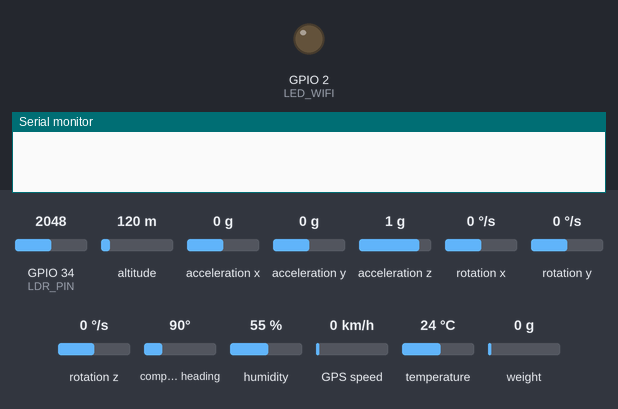
Recording of a sketch running on a simulated ESP32. On the bench: output pins drawn as LEDs (lit = HIGH), the last lines printed to the serial monitor. The test bench sets the inputs (shaded band); at power-on: GPIO 34 (LDR_PIN) = 2048, altitude 120 m, acceleration x 0 g, acceleration y 0 g, acceleration z 1 g, rotation x 0 °/s, rotation y 0 °/s, rotation z 0 °/s, compass heading 90°, humidity 55 %, GPS speed 0 km/h, temperature 24 °C, weight on the scale 0 g (analog values on the 0–4095 scale). WiFi joins after 1.5 s; servers stay silent unless stated; random numbers use the default seed unless the sketch sets one; the GPS gets a fix after 3 s at 37.7749, -122.4194 with 8 satellites; no MQTT or app messages arrive unless stated.

Above: at 0.0 s.
At 3.1 s:
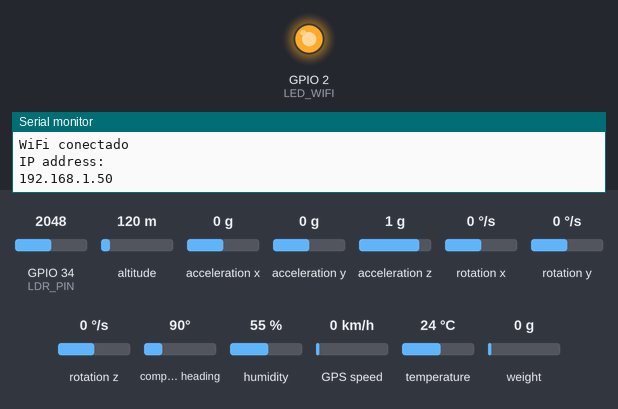
Timing chart, 0 to 4.6 s (numbered marks = the images above):
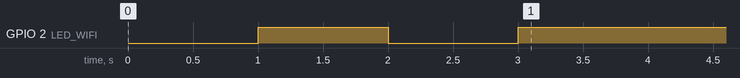

The sketch:

TodosSensores.ino
```cpp
#include <WiFi.h>
#include <PubSubClient.h>
#include <WiFiClientSecure.h>
#include <Wire.h>
#include <DHT.h>
#include <TinyGPSPlus.h>
#include <HardwareSerial.h>
#include <MPU6050.h>
#include <HX711.h>
#include <SPI.h>
#include <SD.h>
#include <math.h>
#include <ArduinoJson.h>
#include <time.h>

// ================== CONFIGURACIÓN WIFI Y MQTT ==================
const char* ssid = "Informatica2024";
const char* password = "iinf2024";
const char* mqtt_server = "b6d522ef66224d36a55e598722e7338d.s1.eu.hivemq.cloud";
const char* mqtt_username = "evaporador";
const char* mqtt_password = "Evaporador2025";
const int mqtt_port = 8883;
#define LED_WIFI 2

WiFiClientSecure espClient;
PubSubClient client(espClient);

static const char *root_ca PROGMEM = R"EOF(
-----BEGIN CERTIFICATE-----
MIIFazCCA1OgAwIBAgIRAIIQz7DSQONZRGPgu2OCiwAwDQYJKoZIhvcNAQELBQAw
TzELMAkGA1UEBhMCVVMxKTAnBgNVBAoTIEludGVybmV0IFNlY3VyaXR5IFJlc2Vh
cmNoIEdyb3VwMRUwEwYDVQQDEwxJU1JHIFJvb3QgWDEwHhcNMTUwNjA0MTEwNDM4
WhcNMzUwNjA0MTEwNDM4WjBPMQswCQYDVQQGEwJVUzEpMCcGA1UEChMgSW50ZXJu
ZXQgU2VjdXJpdHkgUmVzZWFyY2ggR3JvdXAxFTATBgNVBAMTDElTUkcgUm9vdCBY
MTCCAiIwDQYJKoZIhvcNAQEBBQADggIPADCCAgoCggIBAK3oJHP0FDfzm54rVygc
h77ct984kIxuPOZXoHj3dcKi/vVqbvYATyjb3miGbESTtrFj/RQSa78f0uoxmyF+
0TM8ukj13Xnfs7j/EvEhmkvBioZxaUpmZmyPfjxwv60pIgbz5MDmgK7iS4+3mX6U
A5/TR5d8mUgjU+g4rk8Kb4Mu0UlXjIB0ttov0DiNewNwIRt18jA8+o+u3dpjq+sW
T8KOEUt+zwvo/7V3LvSye0rgTBIlDHCNAymg4VMk7BPZ7hm/ELNKjD+Jo2FR3qyH
B5T0Y3HsLuJvW5iB4YlcNHlsdu87kGJ55tukmi8mxdAQ4Q7e2RCOFvu396j3x+UC
B5iPNgiV5+I3lg02dZ77DnKxHZu8A/lJBdiB3QW0KtZB6awBdpUKD9jf1b0SHzUv
KBds0pjBqAlkd25HN7rOrFleaJ1/ctaJxQZBKT5ZPt0m9STJEadao0xAH0ahmbWn
OlFuhjuefXKnEgV4We0+UXgVCwOPjdAvBbI+e0ocS3MFEvzG6uBQE3xDk3SzynTn
jh8BCNAw1FtxNrQHusEwMFxIt4I7mKZ9YIqioymCzLq9gwQbooMDQaHWBfEbwrbw
qHyGO0aoSCqI3Haadr8faqU9GY/rOPNk3sgrDQoo//fb4hVC1CLQJ13hef4Y53CI
rU7m2Ys6xt0nUW7/vGT1M0NPAgMBAAGjQjBAMA4GA1UdDwEB/wQEAwIBBjAPBgNV
HRMBAf8EBTADAQH/MB0GA1UdDgQWBBR5tFnme7bl5AFzgAiIyBpY9umbbjANBgkq
hkiG9w0BAQsFAAOCAgEAVR9YqbyyqFDQDLHYGmkgJykIrGF1XIpu+ILlaS/V9lZL
ubhzEFnTIZd+50xx+7LSYK05qAvqFyFWhfFQDlnrzuBZ6brJFe+GnY+EgPbk6ZGQ
3BebYhtF8GaV0nxvwuo77x/Py9auJ/GpsMiu/X1+mvoiBOv/2X/qkSsisRcOj/KK
NFtY2PwByVS5uCbMiogziUwthDyC3+6WVwW6LLv3xLfHTjuCvjHIInNzktHCgKQ5
ORAzI4JMPJ+GslWYHb4phowim57iaztXOoJwTdwJx4nLCgdNbOhdjsnvzqvHu7Ur
TkXWStAmzOVyyghqpZXjFaH3pO3JLF+l+/+sKAIuvtd7u+Nxe5AW0wdeRlN8NwdC
jNPElpzVmbUq4JUagEiuTDkHzsxHpFKVK7q4+63SM1N95R1NbdWhscdCb+ZAJzVc
oyi3B43njTOQ5yOf+1CceWxG1bQVs5ZufpsMljq4Ui0/1lvh+wjChP4kqKOJ2qxq
4RgqsahDYVvTH9w7jXbyLeiNdd8XM2w9U/t7y0Ff/9yi0GE44Za4rF2LN9d11TPA
mRGunUHBcnWEvgJBQl9nJEiU0Zsnvgc/ubhPgXRR4Xq37Z0j4r7g1SgEEzwxA57d
emyPxgcYxn/eR44/KJ4EBs+lVDR3veyJm+kXQ99b21/+jh5Xos1AnX5iItreGCc=
-----END CERTIFICATE-----
)EOF";

// ================== PINES Y OBJETOS DE SENSORES ==================
#define DHTPIN 4
#define DHTTYPE DHT11
#define LDR_PIN 34
#define HX711_DT 32
#define HX711_SCK 33

DHT dht(DHTPIN, DHTTYPE);
TinyGPSPlus gps;
HardwareSerial gpsSerial(2);  // RX=16, TX=17

MPU6050 mpu1(0x68);
MPU6050 mpu2(0x69);
HX711 scale;

unsigned long previousMillis = 0;
const unsigned long interval = 5000;  // 5 segundos

// ================== MQTT TOPICS ==================
const char* topic_temp = "evaporador/dht11/temperatura";
const char* topic_hum = "evaporador/dht11/humedad";
const char* topic_luz = "evaporador/luminosidad";
const char* topic_bascula = "evaporador/bascula/mg";
const char* topic_giro_json = "evaporador/giroscopio/json";
const char* topic_gps_lat = "evaporador/gps/latitud";
const char* topic_gps_lon = "evaporador/gps/longitud";
const char* topic_status = "evaporador/status";

// ================== FUNCIONES ==================
void setup() {
  Serial.begin(115200);
  pinMode(LED_WIFI, OUTPUT);
  dht.begin();
  analogReadResolution(10);
  gpsSerial.begin(9600, SERIAL_8N1, 16, 17);

  // MPU6050 #1
  Wire.begin(21, 22);
  mpu1.initialize();

  // MPU6050 #2
  Wire1.begin(25, 26);
  mpu2.initialize();

  // HX711
  scale.begin(HX711_DT, HX711_SCK);
  scale.set_scale(); // Asegúrate de calibrar tu báscula
  scale.tare();

  // WiFi
  WiFi.mode(WIFI_STA);
  WiFi.begin(ssid, password);
  int intentosWifi = 0;
  while (WiFi.status() != WL_CONNECTED && intentosWifi < 15) {
    digitalWrite(LED_WIFI, !digitalRead(LED_WIFI));
    delay(1000);
    Serial.print(".");
    intentosWifi++;
  }
  if (WiFi.status() == WL_CONNECTED) {
    digitalWrite(LED_WIFI, HIGH);
    Serial.println("\nWiFi conectado\nIP address: ");
    Serial.println(WiFi.localIP());
    espClient.setCACert(root_ca);
    client.setServer(mqtt_server, mqtt_port);
    delay(1000);
  } else {
    digitalWrite(LED_WIFI, LOW);
    Serial.println("\nNo se pudo conectar a WiFi después de 15 intentos.");
  }
}

void reconnect() {
  int intentosMqtt = 0;
  while (!client.connected() && intentosMqtt < 5) {
    Serial.print("Intentando conectar MQTT...");
    String clientId = "ESP32Client-";
    clientId += String(random(0xffff), HEX);
    if (client.connect(clientId.c_str(), mqtt_username, mqtt_password)) {
      Serial.println("Conectado a MQTT");
      return;
    } else {
      Serial.print("Fallo, rc=");
      Serial.print(client.state());
      Serial.println(" intentando en 2 segundos");
      delay(2000);
      intentosMqtt++;
    }
  }
  if (!client.connected()) {
    Serial.println("No se pudo conectar a MQTT después de 5 intentos.");
  }
}

void loop() {
  if (!client.connected()) reconnect();
  client.loop();

  // Leer datos de GPS
  while (gpsSerial.available()) {
    gps.encode(gpsSerial.read());
  }

  unsigned long currentMillis = millis();
  if (currentMillis - previousMillis >= interval) {
    previousMillis = currentMillis;

    float temp = dht.readTemperature();
    float hum = dht.readHumidity();
    int luz = analogRead(LDR_PIN);
    float peso = scale.get_units();

    // MPU6050 #1
    int16_t ax1, ay1, az1;
    mpu1.getAcceleration(&ax1, &ay1, &az1);
    float ax1g = ax1 / 16384.0, ay1g = ay1 / 16384.0, az1g = az1 / 16384.0;
    float angleX1 = atan2(ay1g, az1g) * 180 / PI;
    float angleY1 = atan2(-ax1g, sqrt(ay1g * ay1g + az1g * az1g)) * 180 / PI;

    // MPU6050 #2
    int16_t ax2, ay2, az2;
    mpu2.getAcceleration(&ax2, &ay2, &az2);
    float ax2g = ax2 / 16384.0, ay2g = ay2 / 16384.0, az2g = az2 / 16384.0;
    float angleX2 = atan2(ay2g, az2g) * 180 / PI;
    float angleY2 = atan2(-ax2g, sqrt(ay2g * ay2g + az2g * az2g)) * 180 / PI;

    // GPS lat/lon
    float lat = gps.location.isValid() ? gps.location.lat() : 0.0;
    float lon = gps.location.isValid() ? gps.location.lng() : 0.0;

    // Publicar datos por MQTT
    client.publish(topic_temp, String(temp,1).c_str(), true);
    client.publish(topic_hum, String(hum,1).c_str(), true);
    client.publish(topic_luz, String(luz).c_str(), true);
    // Enviar peso en mg (si tu báscula está calibrada en gramos)
    client.publish(topic_bascula, String(peso * 1000.0, 0).c_str(), true);

    // Giroscopio JSON (ambos MPU6050)
    StaticJsonDocument<256> docGiro;
    docGiro["MPU1_X"] = angleX1;
    docGiro["MPU1_Y"] = angleY1;
    docGiro["MPU2_X"] = angleX2;
    docGiro["MPU2_Y"] = angleY2;
    docGiro["hora"] = millis()/1000;
    String giroPayload;
    serializeJson(docGiro, giroPayload);
    client.publish(topic_giro_json, giroPayload.c_str(), true);

    // GPS lat/lon
    client.publish(topic_gps_lat, String(lat, 6).c_str(), true);
    client.publish(topic_gps_lon, String(lon, 6).c_str(), true);

    // Heartbeat/status
    client.publish(topic_status, "online", true);

    // Debug por Serial
    Serial.println("----- REGISTRO (MQTT) -----");
    Serial.printf("Temp: %.1f°C, Hum: %.1f%%, Luz: %d, Peso: %.2f g\n", temp, hum, luz, peso);
    Serial.printf("GPS: Lat %.6f, Lon %.6f\n", lat, lon);
    Serial.printf("MPU1: X=%.2f°, Y=%.2f°\n", angleX1, angleY1);
    Serial.printf("MPU2: X=%.2f°, Y=%.2f°\n", angleX2, angleY2);
    Serial.println("---------------------------\n");
  }
}
```
